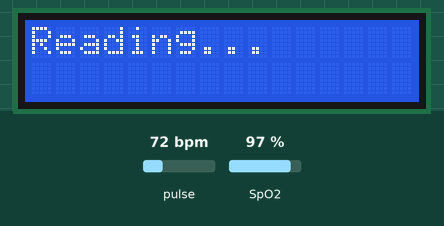
Bench run of a sketch on a simulated ESP32. Shown: 16×2 character LCD. Inputs (shaded band) come from the test bench; at power-on: pulse 72 bpm, SpO2 97 %. What the sketch prints to the serial monitor is not drawn.

Above: at 1.7 s.
1.8 s: pulse set to 42 bpm
At 5.0 s:
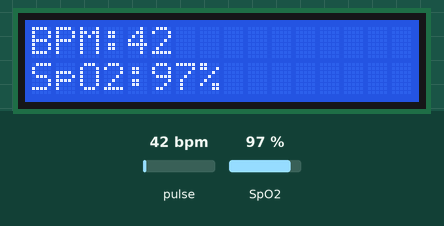
5.3 s: SpO2 set to 80 %
At 8.6 s:
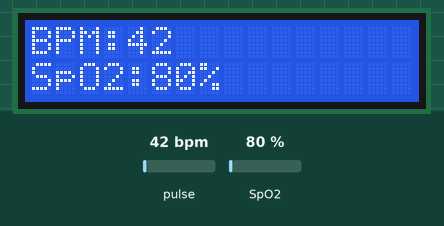
8.9 s: pulse set to 70 bpm
At 11.3 s:
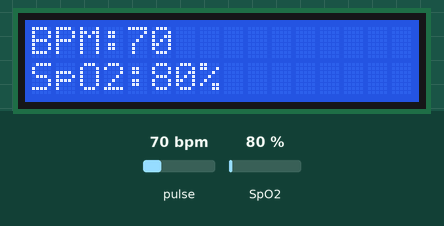
12.4 s: SpO2 set to 85 %
At 15.0 s:
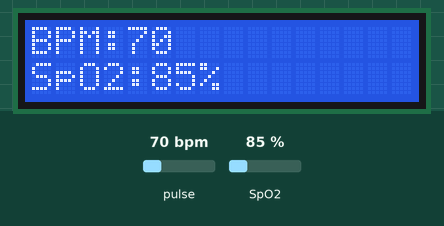
Timing chart, 0 to 16.5 s (numbered marks = the images above; inputs shaded):
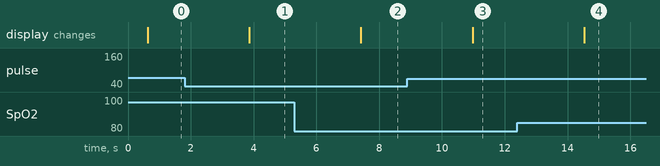

The sketch:

Max_Ver_1.ino
```cpp
#include <Wire.h>
#include "MAX30105.h"
#include "heartRate.h"
#include "spo2_algorithm.h"

#include <hd44780.h>
#include <hd44780ioClass/hd44780_I2Cexp.h>

MAX30105 sensor;
hd44780_I2Cexp lcd;

// Buffer length required by the SparkFun SPO2 algorithm
#define SAMPLES 100

uint32_t irBuffer[SAMPLES];
uint32_t redBuffer[SAMPLES];

int32_t spo2;          // SPO2 result
int8_t  spo2Valid;     // SPO2 valid flag

int32_t heartRate;     // BPM result
int8_t  hrValid;       // BPM valid flag

void setup() {
  Serial.begin(115200);
  Wire.begin(21, 22);

  lcd.begin(16, 2);
  lcd.print("Initializing...");

  if (!sensor.begin(Wire, I2C_SPEED_FAST)) {
    Serial.println("Sensor not detected!");
    lcd.clear();
    lcd.print("Sensor ERROR!");
    while (1);
  }

  // Your exact configuration
  sensor.setup(0x7F, 4, 3, 100, 411, 16384);
  sensor.setPulseAmplitudeRed(0xFF);
  sensor.setPulseAmplitudeIR(0xFF);
  sensor.setPulseAmplitudeGreen(0);

  lcd.clear();
  lcd.print("Sensor OK");
  delay(500);

  lcd.clear();
  lcd.print("Reading...");
}

void loop() {

  // ---- RAW values (your original code) ----
  uint32_t ir = sensor.getIR();
  uint32_t red = sensor.getRed();

  Serial.print("IR=");
  Serial.print(ir);
  Serial.print("  RED=");
  Serial.println(red);
  //-------------------------------------------


  // ---- Fill SPO2 algorithm buffer ----
  for (int i = 0; i < SAMPLES; i++) {

    // ensure finger present
    while (sensor.getIR() < 50000) {
      delay(5);
    }

    irBuffer[i] = sensor.getIR();
    redBuffer[i] = sensor.getRed();

    delay(10);
  }


  // ---- Calculate BPM & SPO2 ----
  maxim_heart_rate_and_oxygen_saturation(
    irBuffer,
    SAMPLES,
    redBuffer,
    &spo2,
    &spo2Valid,
    &heartRate,
    &hrValid
  );

  // ---- Serial output ----
  Serial.print("BPM = ");
  Serial.print(heartRate);
  Serial.print("  SpO2 = ");
  Serial.print(spo2);
  Serial.print("  HR_valid=");
  Serial.print(hrValid);
  Serial.print("  SPO2_valid=");
  Serial.println(spo2Valid);


  // ---- LCD output ----
  lcd.clear();
  lcd.setCursor(0, 0);
  lcd.print("BPM:");
  lcd.print(heartRate);

  lcd.setCursor(0, 1);
  lcd.print("SpO2:");
  lcd.print(spo2);
  lcd.print("%");

  delay(300);
}
```

Measured:
- after the input at 1.8 s, the display: changes after 2.1 s (image 1)
- after the input at 5.3 s, the display: changes after 2.1 s (image 2)
- after the input at 8.9 s, the display: changes after 2.1 s (image 3)
- after the input at 12.4 s, the display: changes after 2.1 s (image 4)
